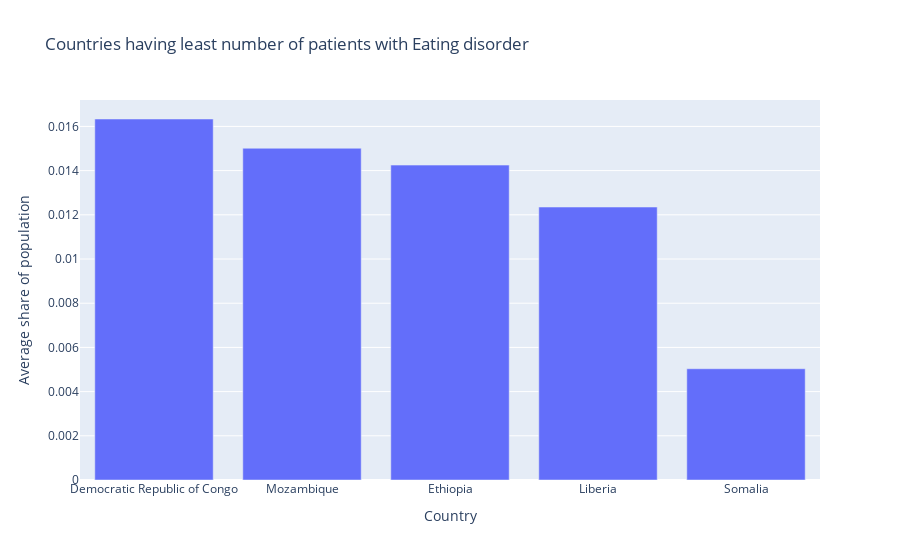

The notebook cell this image was saved under:
### Code cell
df_Eating = Normalize.sort_values(by="Eating", ascending=False)
plt.figure(figsize=(10,7))
fig = px.bar(df_Eating.tail(), x='Entity', y='Eating',
             title='Countries having least number of patients with Eating disorder',
             labels={'Entity': 'Country', 'Eating': 'Average share of population'})
fig.show()

### Figure 1 — Plotly figure (JSON) as saved in the notebook; plotly's stock layout.template omitted (floating-point values rounded to 4 significant figures)
{"data": [{"alignmentgroup": "True", "hovertemplate": "Country=%{x}<br>Average share of population=%{y}<extra></extra>", "legendgroup": "", "marker": {"color": "#636efa", "pattern": {"shape": ""}}, "name": "", "offsetgroup": "", "orientation": "v", "showlegend": false, "textposition": "auto", "type": "bar", "x": ["Democratic Republic of Congo", "Mozambique", "Ethiopia", "Liberia", "Somalia"], "xaxis": "x", "y": [0.01634, 0.01501, 0.01425, 0.01235, 0.005034], "yaxis": "y"}], "layout": {"barmode": "relative", "legend": {"tracegroupgap": 0}, "title": {"text": "Countries having least number of patients with Eating disorder"}, "xaxis": {"anchor": "y", "domain": [0, 1], "title": {"text": "Country"}}, "yaxis": {"anchor": "x", "domain": [0, 1], "title": {"text": "Average share of population"}}}}
